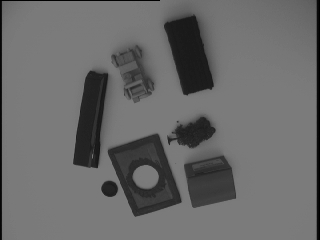
%> input picture reg3.jpg, 320 x 240 px
$ octave --eval "hist('../reg3.jpg');"   (GNU Octave 9; MATLAB toolbox functions it lacks are replaced by stand-ins)
%> lines starting %> are read from the running program, lines starting %| are printed output that depends on the picture; in (x1, y1, x2, y2) boxes, pixels count from 0 and x2, y2 are one past the last pixel; in counts of white or black regions, pixels touching at a corner belong together; the program's own positions count from 1
### varshney_pa3/part3.m
function [ B ] = part3(img)
% [7 lines of commented-out code are left out]

[row,col]=size(img);

B =[];
flag=0;
% find the first ROI pixel
for i = row -1 : -1: 2
    for j = 2 : col -1
        if img(i,j)
            s = [i j];
            B = [B; s];
            % this is probably wrong
            backtrack = [i j-1];
            flag =1;
            break;
        end
    end
    if flag==1
        break;
    end
end

% Moore is a 8 x 2 matrix (x,y)
Moore = neighborhood(s(1), s(2), backtrack);
neighborhood_sum=0;

for i= 1: length(Moore)
     neighborhood_sum =neighborhood_sum + img(Moore(i,1), Moore(i,2));
end

if neighborhood_sum==0
    return;
end
% this is the next clockwise pixel after backtracking
c = Moore(1,:);
while ~isequal(c,s)
    if img(c(1), c(2)) % isempty(find(ismember(B, c, 'rows'),1))
        B = [B; c];
        Moore = neighborhood(c(1), c(2), Moore(end,:));
        c = Moore(1,:);
    else
        Moore = circshift(Moore, [-1 2]);
        c = Moore(1,:);
    end
end

% [6 lines of commented-out code are left out]


function M_coordinates = neighborhood(x,y, backtrack_coordinates)
    % we march towards south and then west and then north and then east.
    % M_coordinates_value stores the coordinates values
    M_coordinates= [x+1 y; x+1 y-1 ; x y-1 ; x-1 y-1 ; x-1 y ; x-1 y+1 ; x y+1 ; x+1 y+1 ];
    shift_ind=find(ismember(M_coordinates, backtrack_coordinates, 'rows'));
    M_coordinates=circshift(M_coordinates,[1-shift_ind, 2]);
end
end

### varshney_pa3/hist.m
function  hist( filename )
%> called with filename = '../reg3.jpg'

%HIST Summary of this function goes here
%   Detailed explanation goes here
close all;
image=imread(filename);
%> image is the input picture: size 240x320 uint8; min 0, max 128, mean 105.9
% [5 lines of commented-out code are left out]
image=double(image);
%> image: size 240x320 double

% [10 lines of commented-out code are left out]

val=image;
% figure
% imhist(uint8(val));

value = threshold(val);
%> in threshold, `Mean1= mean(P(P<Threshold(i)));`: Mean1 = 53.68
%> in threshold, `Mean2= mean(P(P>=Threshold(i)));`: Mean2 = 121.1
%> in threshold, `value=Threshold(i);`: value = 87.4
%> the loop in threshold, `while abs(Threshold(i)-Threshold(i-1))>=epsilon` made 4 passes
%> (Mean1, Mean2, value) on passes 1 to 4: (43.51, 119.9, 81.73), (42.22, 119.7, 80.96), (41.84, 119.6, 80.73), (41.84, 119.6, 80.73)
%> after the loop in threshold, `while abs(Threshold(i)-Threshold(i-1))>=epsilon`: Threshold = [105.9 87.4 81.73 80.96 80.73 80.73]
%> value = 80.73
val = (val <= value);
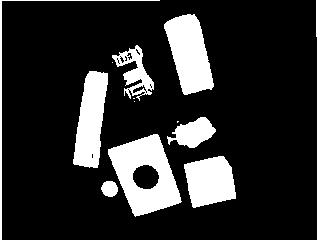
%> val: size 240x320 logical; 17.7% white; 13 white regions (4 under 20 px), largest, box (x1, y1, x2, y2) and area: (108, 134, 182, 217) 3339, (164, 14, 214, 95) 2583, (73, 71, 108, 168) 2259

val=[zeros(size(val,1),1) val zeros(size(val,1),1)];
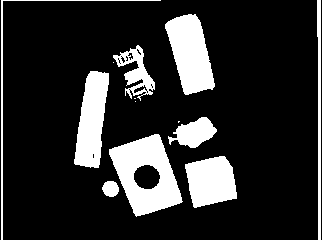
%> val: size 240x322 double; values 0 (black) and 1 (white), 17.6% white; 13 white regions (4 under 20 px), largest, box (x1, y1, x2, y2) and area: (109, 134, 183, 217) 3339, (165, 14, 215, 95) 2583, (74, 71, 109, 168) 2259
val=[zeros(size(val,2),1)'; val; zeros(size(val,2),1)'];
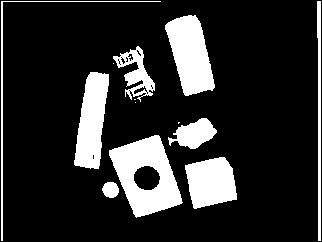
%> val: size 242x322 double; values 0 (black) and 1 (white), 17.4% white; 13 white regions (4 under 20 px), largest, box (x1, y1, x2, y2) and area: (109, 135, 183, 218) 3339, (165, 15, 215, 96) 2583, (74, 72, 109, 169) 2259

figure;
imshow(val);

output = part2(val);
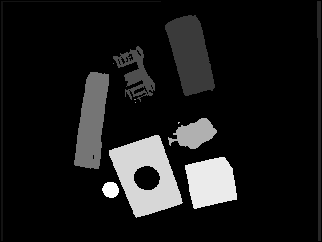
%> output: size 242x322 double; min 0, max 13, mean 1.27; drawn with min black and max white
RGB_label =  label2rgb(output);
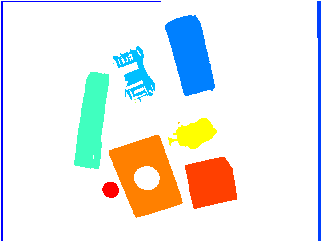
%> RGB_label: size 242x322x3 uint8; mean R, G, B 233.5, 235, 232
figure;
imshow(RGB_label,'InitialMagnification','fit')

A = unique(output);
%> A = [0; 1; 2; 3; 4; 5; 6; 7; 8; 9; 10; 11; 12; 13]

new_image = zeros(size(output,1),size(output,2));
border_pixels = [];
% create image
for i=2: length(A)
    [xc, yc]=find(output==A(i));
    for j =1 :size(xc,1)
        new_image(xc(j),yc(j))=1;
    end
    border_output=part3(new_image);
    border_pixels=[border_pixels; border_output];
    new_image = zeros(size(output,1),size(output,2));
end
%> this loop made 13 passes
%> (xc, yc) on passes 5, 8: (64, 114), (103, 136)
%> new_image: size 242x322 double; every value is 0
%> after the loop, border_pixels = 2551 rows, first 12: [241 2; 240 2; 239 2; 238 2; 237 2; 236 2; 235 2; 234 2; 233 2; 232 2; 231 2; 230 2]

fin_image = zeros(size(output,1),size(output,2));
for i= 1: length(border_pixels)
    fin_image(border_pixels(i,1),border_pixels(i,2))=1;
end
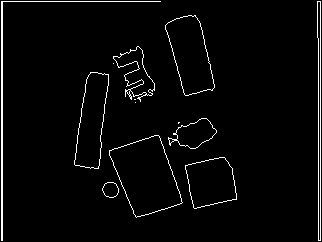
%> fin_image: size 242x322 double; values 0 (black) and 1 (white), 3.1% white in thin lines or dots

figure;
imshow(fin_image);

end

function value = threshold(P)
%% function to calculate the threshold value
% K-means clustering thresholding algorithm is used here
% where we repititively calculate the 'means' of two classes one above and
% one below that the mean. and do this until the means converge.
% http://homepages.inf.ed.ac.uk/rbf/CVonline/LOCAL_COPIES/MORSE/threshold.pdf
% Section: 4.4.3
%%
epsilon=0.1;
P = P(:);
i=1;
Threshold(i)=mean(P);
Mean1= mean(P(P<Threshold(i)));
Mean2= mean(P(P>=Threshold(i)));
i=i+1;
Threshold(i)= (Mean1+Mean2)/2;
value=Threshold(i);
%change the epsilon value to get more/less pixels (noise issue)
while abs(Threshold(i)-Threshold(i-1))>=epsilon
    Mean1= mean(P(P<Threshold(i)));
    Mean2= mean(P(P>=Threshold(i)));
    i=i+1;
    Threshold(i)= (Mean1+Mean2)/2;
    value=Threshold(i);
end
end

$ run again, on reg4.jpg
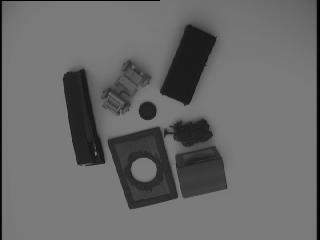
%> input picture reg4.jpg, 320 x 240 px
%> in hist, image is the input picture: size 240x320 uint8; min 0, max 126, mean 105
%> image: size 240x320 double
%> in threshold, `Mean1= mean(P(P<Threshold(i)));`: Mean1 = 52.69
%> in threshold, `Mean2= mean(P(P>=Threshold(i)));`: Mean2 = 120.7
%> in threshold, `value=Threshold(i);`: value = 86.72
%> the loop in threshold, `while abs(Threshold(i)-Threshold(i-1))>=epsilon` made 4 passes
%> (Mean1, Mean2, value) on passes 1 to 4: (43.09, 119.5, 81.32), (41.62, 119.3, 80.44), (41.24, 119.2, 80.21), (41.24, 119.2, 80.21)
%> after the loop in threshold, `while abs(Threshold(i)-Threshold(i-1))>=epsilon`: Threshold = [105 86.72 81.32 80.44 80.21 80.21]
%> in hist, `value = threshold(val);`: value = 80.21
%> in hist, `RGB_label =  label2rgb(output);`:
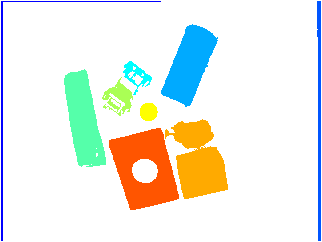
%> RGB_label: size 242x322x3 uint8; mean R, G, B 235, 237.8, 229.2
%> A = [0; 1; 2; 3; 4; 5; 6; 7; 8; 9]
%> the loop in hist, `for i=2: length(A)` made 9 passes
%> after the loop in hist, `for i=2: length(A)`: border_pixels = 2538 rows, first 12: [241 2; 240 2; 239 2; 238 2; 237 2; 236 2; 235 2; 234 2; 233 2; 232 2; 231 2; 230 2]
%> after the loop in hist, `for i= 1: length(border_pixels)`:
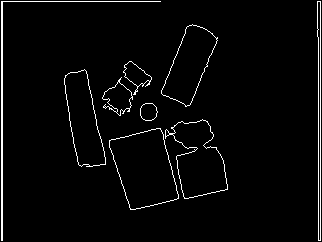
%> fin_image: size 242x322 double; values 0 (black) and 1 (white), 3% white in thin lines or dots
